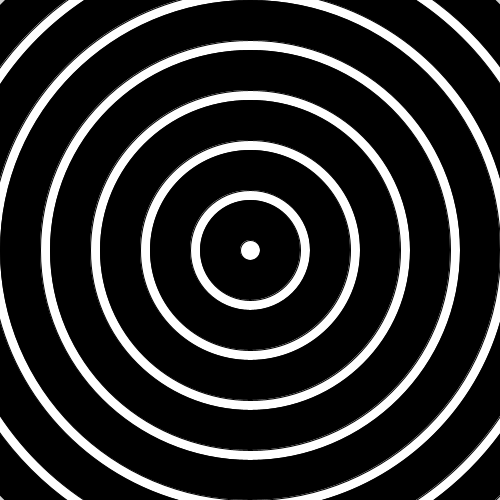
Frame 1 (no input)
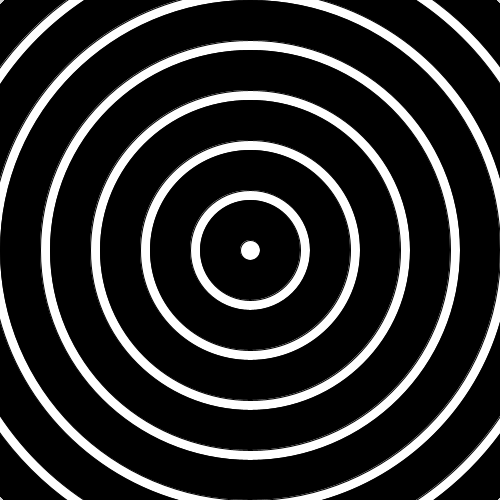
Frame 60 (the mouse pressed at the canvas centre just before this capture)
Frame 120 (the mouse held since frame 60 and released just before this capture): identical to frame 60, image omitted

The Processing sketch that drew these frames (run headless with seeded random() and noise(); from frame 60 on, the mouse is pressed at the canvas centre):

// Processing sketch: Sol_LeWitt_Wall_drw1216
// ── Sol_LeWitt_Wall_drw1216.pde
void setup(){
  size(500, 500);
  background(209);

}

void draw(){
  
int r = 700;
int r2 = 620;


  
  for(int i = 0; i < 7; i = i + 1){
    fill(0,0,0);   
    ellipse(250, 250, r, r);
   
   fill(255,255,255);
   ellipse(250, 250, r2, r2);
   
   r = r - 100;
   r2 = r2 - 100;
  }
  
}
